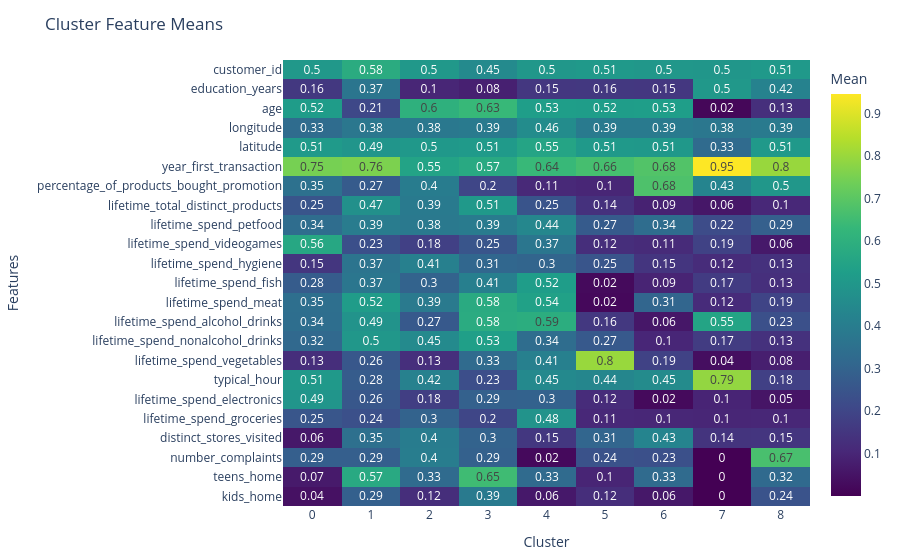

Notebook code cell kept with this figure:
### Code cell
summarise_hierarchical = summarise_clusters(customer_info_hierarchical_9, 'cluster')

### Figure 1 — Plotly figure (JSON) as saved in the notebook; plotly's stock layout.template omitted (floating-point values rounded to 4 significant figures; data arrays with more than 128 entries replaced by an {"elided": "..."} marker saying what was removed)
{"data": [{"colorbar": {"title": {"text": "Mean"}}, "colorscale": [[0, "#440154"], [0.1111, "#482878"], [0.2222, "#3e4989"], [0.3333, "#31688e"], [0.4444, "#26828e"], [0.5556, "#1f9e89"], [0.6667, "#35b779"], [0.7778, "#6ece58"], [0.8889, "#b5de2b"], [1, "#fde725"]], "text": {"elided": "23x9 float values"}, "texttemplate": "%{text}", "type": "heatmap", "x": ["0", "1", "2", "3", "4", "5", "6", "7", "8"], "y": ["kids_home", "teens_home", "number_complaints", "distinct_stores_visited", "lifetime_spend_groceries", "lifetime_spend_electronics", "typical_hour", "lifetime_spend_vegetables", "lifetime_spend_nonalcohol_drinks", "lifetime_spend_alcohol_drinks", "lifetime_spend_meat", "lifetime_spend_fish", "lifetime_spend_hygiene", "lifetime_spend_videogames", "lifetime_spend_petfood", "lifetime_total_distinct_products", "percentage_of_products_bought_promotion", "year_first_transaction", "latitude", "longitude", "age", "education_years", "customer_id"], "z": {"elided": "23x9 float values"}}], "layout": {"autosize": true, "margin": {"b": 40, "l": 40, "r": 40, "t": 60}, "title": {"text": "Cluster Feature Means"}, "xaxis": {"title": {"text": "Cluster"}}, "yaxis": {"title": {"text": "Features"}}}}
